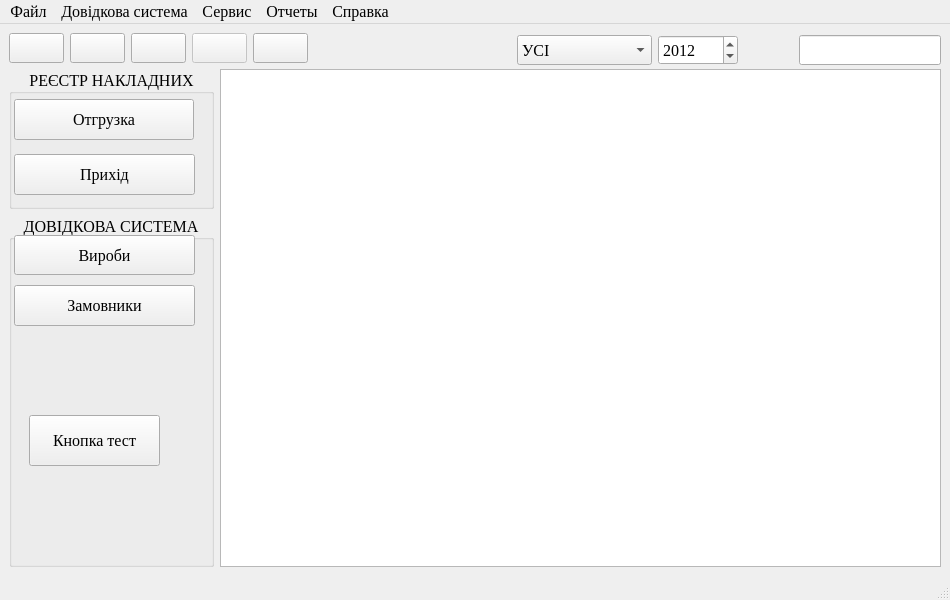
<?xml version="1.0" encoding="UTF-8"?>
<ui version="4.0">
 <class>MainWindow</class>
 <widget class="QMainWindow" name="MainWindow">
  <property name="geometry">
   <rect>
    <x>0</x>
    <y>0</y>
    <width>950</width>
    <height>600</height>
   </rect>
  </property>
  <property name="minimumSize">
   <size>
    <width>950</width>
    <height>600</height>
   </size>
  </property>
  <property name="maximumSize">
   <size>
    <width>16777215</width>
    <height>16777215</height>
   </size>
  </property>
  <property name="font">
   <font>
    <family>Times New Roman</family>
    <pointsize>12</pointsize>
    <weight>50</weight>
    <bold>false</bold>
   </font>
  </property>
  <property name="windowTitle">
   <string>Збут</string>
  </property>
  <property name="windowIcon">
   <iconset resource="ico.qrc">
    <normaloff>:/ico/fork3256x256.ico</normaloff>:/ico/fork3256x256.ico</iconset>
  </property>
  <property name="iconSize">
   <size>
    <width>32</width>
    <height>32</height>
   </size>
  </property>
  <widget class="QWidget" name="centralwidget">
   <layout class="QGridLayout" name="gridLayout">
    <item row="0" column="0" colspan="2">
     <layout class="QHBoxLayout" name="horizontalLayout">
      <property name="spacing">
       <number>6</number>
      </property>
      <property name="leftMargin">
       <number>0</number>
      </property>
      <property name="topMargin">
       <number>0</number>
      </property>
      <property name="rightMargin">
       <number>0</number>
      </property>
      <property name="bottomMargin">
       <number>0</number>
      </property>
      <item>
       <widget class="QPushButton" name="pushButton">
        <property name="maximumSize">
         <size>
          <width>58</width>
          <height>48</height>
         </size>
        </property>
        <property name="icon">
         <iconset resource="ico.qrc">
          <normaloff>:/ico/Button Add.ico</normaloff>:/ico/Button Add.ico</iconset>
        </property>
        <property name="iconSize">
         <size>
          <width>40</width>
          <height>40</height>
         </size>
        </property>
        <property name="autoDefault">
         <bool>false</bool>
        </property>
        <property name="flat">
         <bool>false</bool>
        </property>
       </widget>
      </item>
      <item>
       <widget class="QPushButton" name="pushButton_2">
        <property name="enabled">
         <bool>true</bool>
        </property>
        <property name="maximumSize">
         <size>
          <width>58</width>
          <height>48</height>
         </size>
        </property>
        <property name="icon">
         <iconset resource="ico.qrc">
          <normaloff>:/ico/Button Delete.ico</normaloff>:/ico/Button Delete.ico</iconset>
        </property>
        <property name="iconSize">
         <size>
          <width>40</width>
          <height>40</height>
         </size>
        </property>
        <property name="autoExclusive">
         <bool>true</bool>
        </property>
        <property name="autoRepeatDelay">
         <number>0</number>
        </property>
        <property name="autoRepeatInterval">
         <number>0</number>
        </property>
        <property name="flat">
         <bool>false</bool>
        </property>
       </widget>
      </item>
      <item>
       <widget class="QPushButton" name="pushButton_5">
        <property name="enabled">
         <bool>true</bool>
        </property>
        <property name="maximumSize">
         <size>
          <width>58</width>
          <height>48</height>
         </size>
        </property>
        <property name="text">
         <string/>
        </property>
        <property name="icon">
         <iconset resource="ico.qrc">
          <normaloff>:/ico/edit.ico</normaloff>:/ico/edit.ico</iconset>
        </property>
        <property name="iconSize">
         <size>
          <width>40</width>
          <height>40</height>
         </size>
        </property>
        <property name="flat">
         <bool>false</bool>
        </property>
       </widget>
      </item>
      <item>
       <widget class="QPushButton" name="pushButton_11">
        <property name="enabled">
         <bool>false</bool>
        </property>
        <property name="maximumSize">
         <size>
          <width>58</width>
          <height>48</height>
         </size>
        </property>
        <property name="icon">
         <iconset resource="ico.qrc">
          <normaloff>:/ico/kghostview_3262.ico</normaloff>:/ico/kghostview_3262.ico</iconset>
        </property>
        <property name="iconSize">
         <size>
          <width>40</width>
          <height>40</height>
         </size>
        </property>
        <property name="flat">
         <bool>false</bool>
        </property>
       </widget>
      </item>
      <item>
       <widget class="QPushButton" name="pushButton_3">
        <property name="enabled">
         <bool>true</bool>
        </property>
        <property name="maximumSize">
         <size>
          <width>58</width>
          <height>48</height>
         </size>
        </property>
        <property name="icon">
         <iconset resource="ico.qrc">
          <normaloff>:/ico/print.ico</normaloff>:/ico/print.ico</iconset>
        </property>
        <property name="iconSize">
         <size>
          <width>40</width>
          <height>40</height>
         </size>
        </property>
        <property name="flat">
         <bool>false</bool>
        </property>
       </widget>
      </item>
      <item>
       <spacer name="horizontalSpacer">
        <property name="orientation">
         <enum>Qt::Horizontal</enum>
        </property>
        <property name="sizeType">
         <enum>QSizePolicy::Expanding</enum>
        </property>
        <property name="sizeHint" stdset="0">
         <size>
          <width>93</width>
          <height>20</height>
         </size>
        </property>
       </spacer>
      </item>
      <item>
       <widget class="QComboBox" name="comboBox">
        <property name="sizePolicy">
         <sizepolicy hsizetype="Preferred" vsizetype="Fixed">
          <horstretch>0</horstretch>
          <verstretch>0</verstretch>
         </sizepolicy>
        </property>
        <property name="minimumSize">
         <size>
          <width>135</width>
          <height>30</height>
         </size>
        </property>
        <property name="maximumSize">
         <size>
          <width>80</width>
          <height>25</height>
         </size>
        </property>
        <property name="maxVisibleItems">
         <number>13</number>
        </property>
        <item>
         <property name="text">
          <string>УСІ</string>
         </property>
        </item>
        <item>
         <property name="text">
          <string>Січень</string>
         </property>
        </item>
        <item>
         <property name="text">
          <string>Лютий</string>
         </property>
        </item>
        <item>
         <property name="text">
          <string>Березень</string>
         </property>
        </item>
        <item>
         <property name="text">
          <string>Квітень</string>
         </property>
        </item>
        <item>
         <property name="text">
          <string>Травень</string>
         </property>
        </item>
        <item>
         <property name="text">
          <string>Червень</string>
         </property>
        </item>
        <item>
         <property name="text">
          <string>Липень</string>
         </property>
        </item>
        <item>
         <property name="text">
          <string>Серпень</string>
         </property>
        </item>
        <item>
         <property name="text">
          <string>Вересень</string>
         </property>
        </item>
        <item>
         <property name="text">
          <string>Жовтень</string>
         </property>
        </item>
        <item>
         <property name="text">
          <string>Листопад</string>
         </property>
        </item>
        <item>
         <property name="text">
          <string>Грудень</string>
         </property>
        </item>
       </widget>
      </item>
      <item>
       <widget class="QSpinBox" name="spinBox">
        <property name="minimumSize">
         <size>
          <width>80</width>
          <height>30</height>
         </size>
        </property>
        <property name="maximumSize">
         <size>
          <width>80</width>
          <height>25</height>
         </size>
        </property>
        <property name="minimum">
         <number>1990</number>
        </property>
        <property name="maximum">
         <number>2099</number>
        </property>
        <property name="value">
         <number>2012</number>
        </property>
       </widget>
      </item>
      <item>
       <spacer name="horizontalSpacer_2">
        <property name="orientation">
         <enum>Qt::Horizontal</enum>
        </property>
        <property name="sizeType">
         <enum>QSizePolicy::Fixed</enum>
        </property>
        <property name="sizeHint" stdset="0">
         <size>
          <width>40</width>
          <height>20</height>
         </size>
        </property>
       </spacer>
      </item>
      <item>
       <widget class="QLabel" name="label">
        <property name="maximumSize">
         <size>
          <width>60</width>
          <height>49</height>
         </size>
        </property>
        <property name="text">
         <string/>
        </property>
        <property name="pixmap">
         <pixmap resource="ico.qrc">:/ico/search.png</pixmap>
        </property>
       </widget>
      </item>
      <item>
       <widget class="QLineEdit" name="lineEdit">
        <property name="enabled">
         <bool>true</bool>
        </property>
        <property name="sizePolicy">
         <sizepolicy hsizetype="Fixed" vsizetype="Fixed">
          <horstretch>0</horstretch>
          <verstretch>0</verstretch>
         </sizepolicy>
        </property>
        <property name="minimumSize">
         <size>
          <width>0</width>
          <height>30</height>
         </size>
        </property>
        <property name="maximumSize">
         <size>
          <width>150</width>
          <height>25</height>
         </size>
        </property>
        <property name="focusPolicy">
         <enum>Qt::WheelFocus</enum>
        </property>
        <property name="cursorPosition">
         <number>0</number>
        </property>
       </widget>
      </item>
     </layout>
    </item>
    <item row="1" column="0">
     <layout class="QVBoxLayout" name="verticalLayout">
      <item>
       <widget class="QGroupBox" name="groupBox">
        <property name="minimumSize">
         <size>
          <width>0</width>
          <height>140</height>
         </size>
        </property>
        <property name="maximumSize">
         <size>
          <width>16777215</width>
          <height>140</height>
         </size>
        </property>
        <property name="font">
         <font>
          <family>Times New Roman</family>
          <pointsize>12</pointsize>
         </font>
        </property>
        <property name="title">
         <string>РЕЄСТР НАКЛАДНИХ</string>
        </property>
        <property name="alignment">
         <set>Qt::AlignCenter</set>
        </property>
        <property name="flat">
         <bool>false</bool>
        </property>
        <widget class="QPushButton" name="pushButton_6">
         <property name="enabled">
          <bool>true</bool>
         </property>
         <property name="geometry">
          <rect>
           <x>5</x>
           <y>85</y>
           <width>181</width>
           <height>41</height>
          </rect>
         </property>
         <property name="autoFillBackground">
          <bool>false</bool>
         </property>
         <property name="text">
          <string>Прихід</string>
         </property>
         <property name="icon">
          <iconset resource="ico.qrc">
           <normaloff>:/ico/arrowup.ico</normaloff>:/ico/arrowup.ico</iconset>
         </property>
         <property name="iconSize">
          <size>
           <width>28</width>
           <height>28</height>
          </size>
         </property>
         <property name="checkable">
          <bool>true</bool>
         </property>
         <property name="autoDefault">
          <bool>false</bool>
         </property>
         <property name="default">
          <bool>false</bool>
         </property>
         <property name="flat">
          <bool>false</bool>
         </property>
        </widget>
        <widget class="QPushButton" name="pushButton_10">
         <property name="enabled">
          <bool>true</bool>
         </property>
         <property name="geometry">
          <rect>
           <x>5</x>
           <y>30</y>
           <width>180</width>
           <height>41</height>
          </rect>
         </property>
         <property name="autoFillBackground">
          <bool>false</bool>
         </property>
         <property name="text">
          <string>Отгрузка</string>
         </property>
         <property name="icon">
          <iconset resource="ico.qrc">
           <normaloff>:/ico/arrowdown.ico</normaloff>:/ico/arrowdown.ico</iconset>
         </property>
         <property name="iconSize">
          <size>
           <width>28</width>
           <height>28</height>
          </size>
         </property>
         <property name="checkable">
          <bool>true</bool>
         </property>
         <property name="autoDefault">
          <bool>false</bool>
         </property>
         <property name="default">
          <bool>false</bool>
         </property>
         <property name="flat">
          <bool>false</bool>
         </property>
        </widget>
       </widget>
      </item>
      <item>
       <widget class="QGroupBox" name="groupBox_2">
        <property name="font">
         <font>
          <family>Times New Roman</family>
          <pointsize>12</pointsize>
         </font>
        </property>
        <property name="title">
         <string>ДОВІДКОВА СИСТЕМА</string>
        </property>
        <property name="alignment">
         <set>Qt::AlignCenter</set>
        </property>
        <property name="flat">
         <bool>false</bool>
        </property>
        <property name="checkable">
         <bool>false</bool>
        </property>
        <widget class="QPushButton" name="pushButton_7">
         <property name="enabled">
          <bool>true</bool>
         </property>
         <property name="geometry">
          <rect>
           <x>5</x>
           <y>70</y>
           <width>181</width>
           <height>41</height>
          </rect>
         </property>
         <property name="autoFillBackground">
          <bool>false</bool>
         </property>
         <property name="text">
          <string>Замовники</string>
         </property>
         <property name="icon">
          <iconset resource="ico.qrc">
           <normaloff>:/ico/contacts.ico</normaloff>:/ico/contacts.ico</iconset>
         </property>
         <property name="iconSize">
          <size>
           <width>28</width>
           <height>28</height>
          </size>
         </property>
         <property name="checkable">
          <bool>true</bool>
         </property>
         <property name="autoDefault">
          <bool>false</bool>
         </property>
         <property name="default">
          <bool>false</bool>
         </property>
         <property name="flat">
          <bool>false</bool>
         </property>
        </widget>
        <widget class="QPushButton" name="pushButton_8">
         <property name="enabled">
          <bool>true</bool>
         </property>
         <property name="geometry">
          <rect>
           <x>5</x>
           <y>20</y>
           <width>181</width>
           <height>40</height>
          </rect>
         </property>
         <property name="acceptDrops">
          <bool>false</bool>
         </property>
         <property name="autoFillBackground">
          <bool>false</bool>
         </property>
         <property name="text">
          <string>Вироби</string>
         </property>
         <property name="icon">
          <iconset resource="ico.qrc">
           <normaloff>:/ico/dolly.ico</normaloff>:/ico/dolly.ico</iconset>
         </property>
         <property name="iconSize">
          <size>
           <width>28</width>
           <height>28</height>
          </size>
         </property>
         <property name="checkable">
          <bool>true</bool>
         </property>
         <property name="autoDefault">
          <bool>false</bool>
         </property>
         <property name="default">
          <bool>false</bool>
         </property>
         <property name="flat">
          <bool>false</bool>
         </property>
        </widget>
        <widget class="QPushButton" name="pushButton_4">
         <property name="geometry">
          <rect>
           <x>20</x>
           <y>200</y>
           <width>131</width>
           <height>51</height>
          </rect>
         </property>
         <property name="text">
          <string>Кнопка тест</string>
         </property>
        </widget>
       </widget>
      </item>
     </layout>
    </item>
    <item row="1" column="1">
     <widget class="QTableView" name="tableView">
      <property name="styleSheet">
       <string notr="true"/>
      </property>
      <property name="frameShadow">
       <enum>QFrame::Plain</enum>
      </property>
      <property name="editTriggers">
       <set>QAbstractItemView::CurrentChanged|QAbstractItemView::SelectedClicked</set>
      </property>
      <property name="selectionMode">
       <enum>QAbstractItemView::SingleSelection</enum>
      </property>
      <property name="selectionBehavior">
       <enum>QAbstractItemView::SelectRows</enum>
      </property>
      <property name="gridStyle">
       <enum>Qt::SolidLine</enum>
      </property>
      <property name="sortingEnabled">
       <bool>true</bool>
      </property>
      <attribute name="horizontalHeaderVisible">
       <bool>false</bool>
      </attribute>
      <attribute name="verticalHeaderVisible">
       <bool>false</bool>
      </attribute>
     </widget>
    </item>
   </layout>
  </widget>
  <widget class="QMenuBar" name="menubar">
   <property name="geometry">
    <rect>
     <x>0</x>
     <y>0</y>
     <width>950</width>
     <height>21</height>
    </rect>
   </property>
   <widget class="QMenu" name="menu">
    <property name="title">
     <string>Файл</string>
    </property>
   </widget>
   <widget class="QMenu" name="menu_3">
    <property name="title">
     <string>Довідкова система</string>
    </property>
    <addaction name="action"/>
    <addaction name="action_2"/>
   </widget>
   <widget class="QMenu" name="menu_4">
    <property name="title">
     <string>Сервис</string>
    </property>
   </widget>
   <widget class="QMenu" name="menu_5">
    <property name="title">
     <string>Отчеты</string>
    </property>
    <addaction name="action_3"/>
   </widget>
   <widget class="QMenu" name="menu_6">
    <property name="title">
     <string>Справка</string>
    </property>
   </widget>
   <addaction name="menu"/>
   <addaction name="menu_3"/>
   <addaction name="menu_4"/>
   <addaction name="menu_5"/>
   <addaction name="menu_6"/>
  </widget>
  <widget class="QStatusBar" name="statusBar"/>
  <action name="action">
   <property name="icon">
    <iconset resource="ico.qrc">
     <normaloff>:/ico/dolly.ico</normaloff>:/ico/dolly.ico</iconset>
   </property>
   <property name="text">
    <string>Продукція</string>
   </property>
  </action>
  <action name="action_2">
   <property name="icon">
    <iconset resource="ico.qrc">
     <normaloff>:/ico/contacts.ico</normaloff>:/ico/contacts.ico</iconset>
   </property>
   <property name="text">
    <string>Замовники</string>
   </property>
  </action>
  <action name="action_3">
   <property name="text">
    <string>Звіти</string>
   </property>
  </action>
 </widget>
 <tabstops>
  <tabstop>pushButton</tabstop>
  <tabstop>pushButton_2</tabstop>
  <tabstop>pushButton_5</tabstop>
  <tabstop>pushButton_3</tabstop>
  <tabstop>comboBox</tabstop>
  <tabstop>spinBox</tabstop>
  <tabstop>tableView</tabstop>
  <tabstop>pushButton_6</tabstop>
  <tabstop>pushButton_10</tabstop>
  <tabstop>pushButton_8</tabstop>
  <tabstop>pushButton_7</tabstop>
  <tabstop>lineEdit</tabstop>
 </tabstops>
 <resources>
  <include location="ico.qrc"/>
 </resources>
 <connections/>
</ui>
